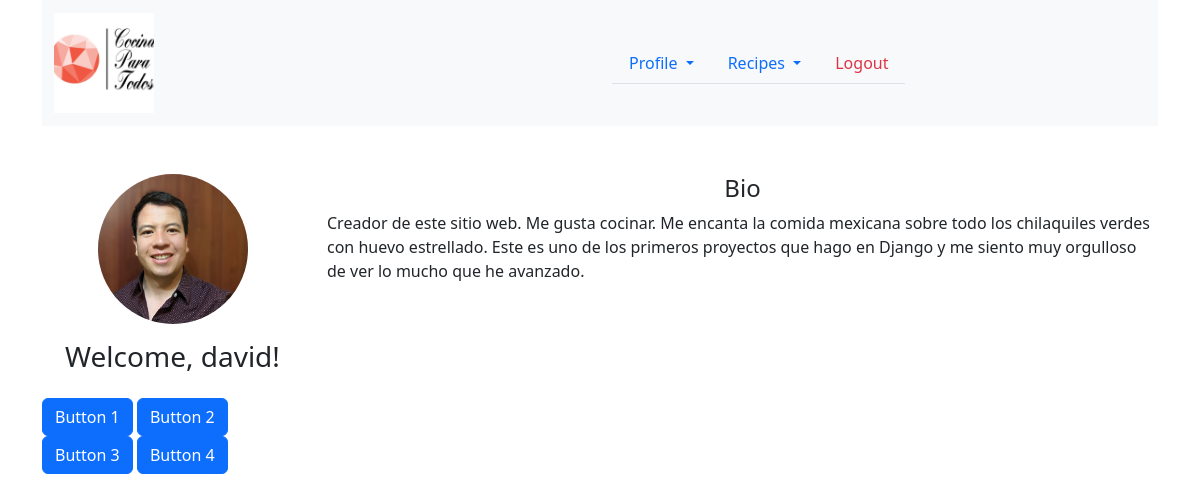
/usuarios/profile/ (signed in), run on the app's committed database.
### usuarios/models.py (models this page shows)
class Profile(models.Model):
    user = models.OneToOneField(User, on_delete=models.CASCADE)
    bio = models.TextField(blank=True)
    profile_picture = models.ImageField(upload_to='profile_pictures/', blank=True, null=True)

### usuarios/views.py (the view)
# urls.py: path('profile/', views.profile, name='profile'),
@login_required
def profile(request):
    profile = Profile.objects.get(user=request.user)
    return render(request, 'usuarios/profile.html', {'username': profile})

### usuarios/templates/usuarios/profile.html (shortened to what this page needs)
{% extends 'base.html' %}
{% block content %}
{% include 'navbar_profile.html' %}
<div class="container mt-5">
    <div class="row">
        <div class="col-md-3 text-center">
            {% if username.profile_picture %}
            <img src="{{ username.profile_picture.url }}" alt="Profile Picture" class="profile-img mb-3">
            {% else %}
            <p>No profile picture</p>
            {% endif %}
            <h3>Welcome, {{ username.user}}!</h3>
        </div>
        <div class="col-md-9">
            <h4 class="text-center">Bio</h4>
            <p>{{ username.bio }}</p>
        </div>
    </div>
    <div class="row mt-3">
        <div class="col-md-3">
            <button class="btn btn-primary btn-block">Button 1</button>
            <button class="btn btn-primary btn-block">Button 2</button>
            <button class="btn btn-primary btn-block">Button 3</button>
            <button class="btn btn-primary btn-block">Button 4</button>
        </div>
    </div>
</div>
{% endblock %}

### static/styles.css (style rules this page uses)
.profile-img { width: 150px; height: 150px; border-radius: 50%; object-fit: cover; }

### data on the page
Profile: profile_picture (picture), user "david", bio "Creador de este sitio web. Me gusta cocinar. Me encanta la comida mexicana sobre todo los chilaquiles verdes con huevo estrellado. Este es uno de los primeros proyectos que hago en Django y me siento muy orgulloso de ver lo mucho que he avanzado."
